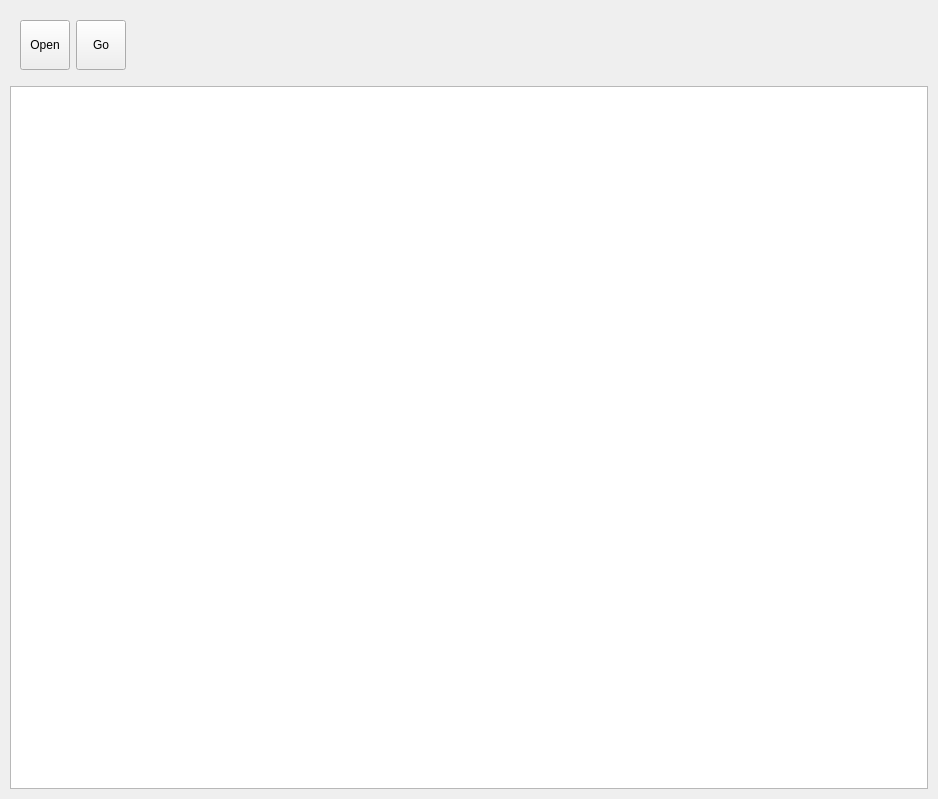
<?xml version="1.0" encoding="UTF-8"?>
<ui version="4.0">
 <class>ScriptEditorPanel</class>
 <widget class="QWidget" name="ScriptEditorPanel">
  <property name="geometry">
   <rect>
    <x>0</x>
    <y>0</y>
    <width>938</width>
    <height>799</height>
   </rect>
  </property>
  <property name="windowTitle">
   <string>Form</string>
  </property>
  <layout class="QGridLayout" name="gridLayout">
   <property name="margin">
    <number>0</number>
   </property>
   <item row="0" column="0">
    <layout class="QVBoxLayout" name="mVerticalLayout" stretch="0,1">
     <property name="margin">
      <number>10</number>
     </property>
     <item>
      <layout class="QHBoxLayout" name="horizontalLayout">
       <property name="margin">
        <number>10</number>
       </property>
       <item>
        <widget class="QToolButton" name="mBtnOpenFile">
         <property name="minimumSize">
          <size>
           <width>50</width>
           <height>50</height>
          </size>
         </property>
         <property name="text">
          <string>Open</string>
         </property>
        </widget>
       </item>
       <item>
        <widget class="QToolButton" name="mBtnExecuteStopScript">
         <property name="minimumSize">
          <size>
           <width>50</width>
           <height>50</height>
          </size>
         </property>
         <property name="text">
          <string>Go</string>
         </property>
        </widget>
       </item>
       <item>
        <spacer name="horizontalSpacer">
         <property name="orientation">
          <enum>Qt::Horizontal</enum>
         </property>
         <property name="sizeHint" stdset="0">
          <size>
           <width>40</width>
           <height>20</height>
          </size>
         </property>
        </spacer>
       </item>
      </layout>
     </item>
     <item>
      <layout class="QHBoxLayout" name="horizontalLayout_2" stretch="0">
       <item>
        <widget class="QTextEdit" name="mEditScript">
         <property name="font">
          <font>
           <pointsize>14</pointsize>
           <weight>75</weight>
           <italic>true</italic>
           <bold>true</bold>
          </font>
         </property>
        </widget>
       </item>
      </layout>
     </item>
    </layout>
   </item>
  </layout>
 </widget>
 <resources/>
 <connections/>
</ui>
